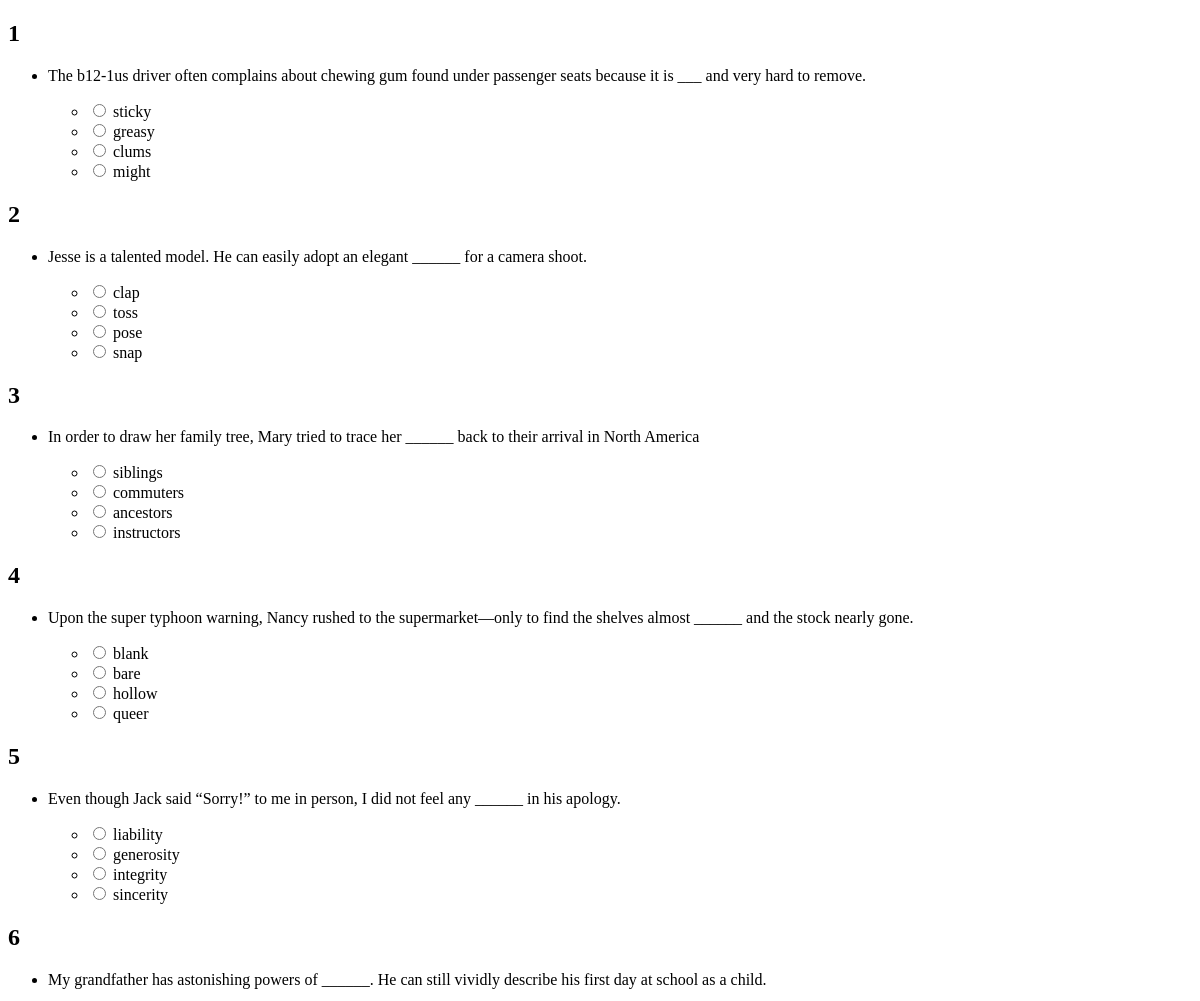
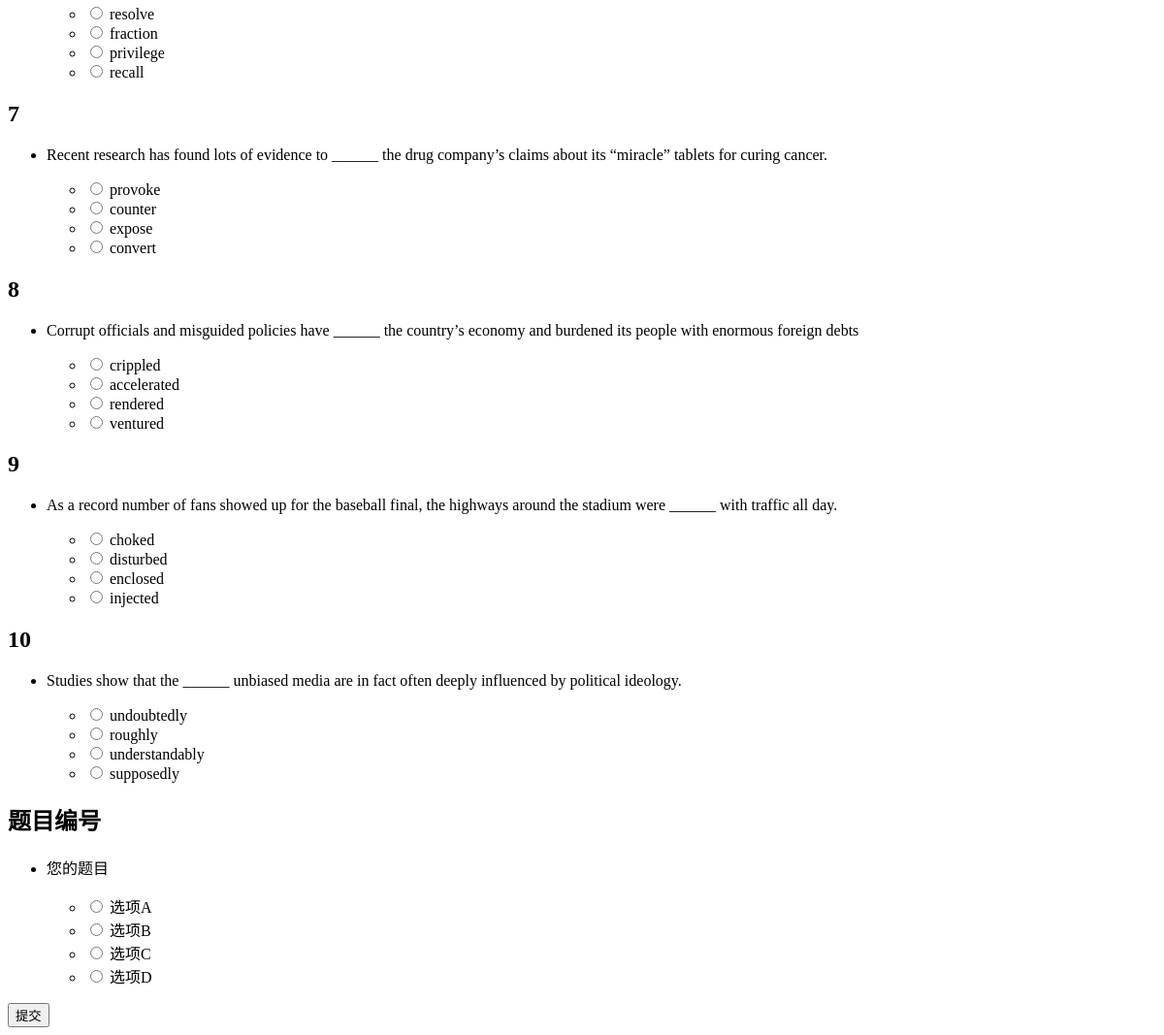
The app's page /starExam, older data (2 pictures, top to bottom).
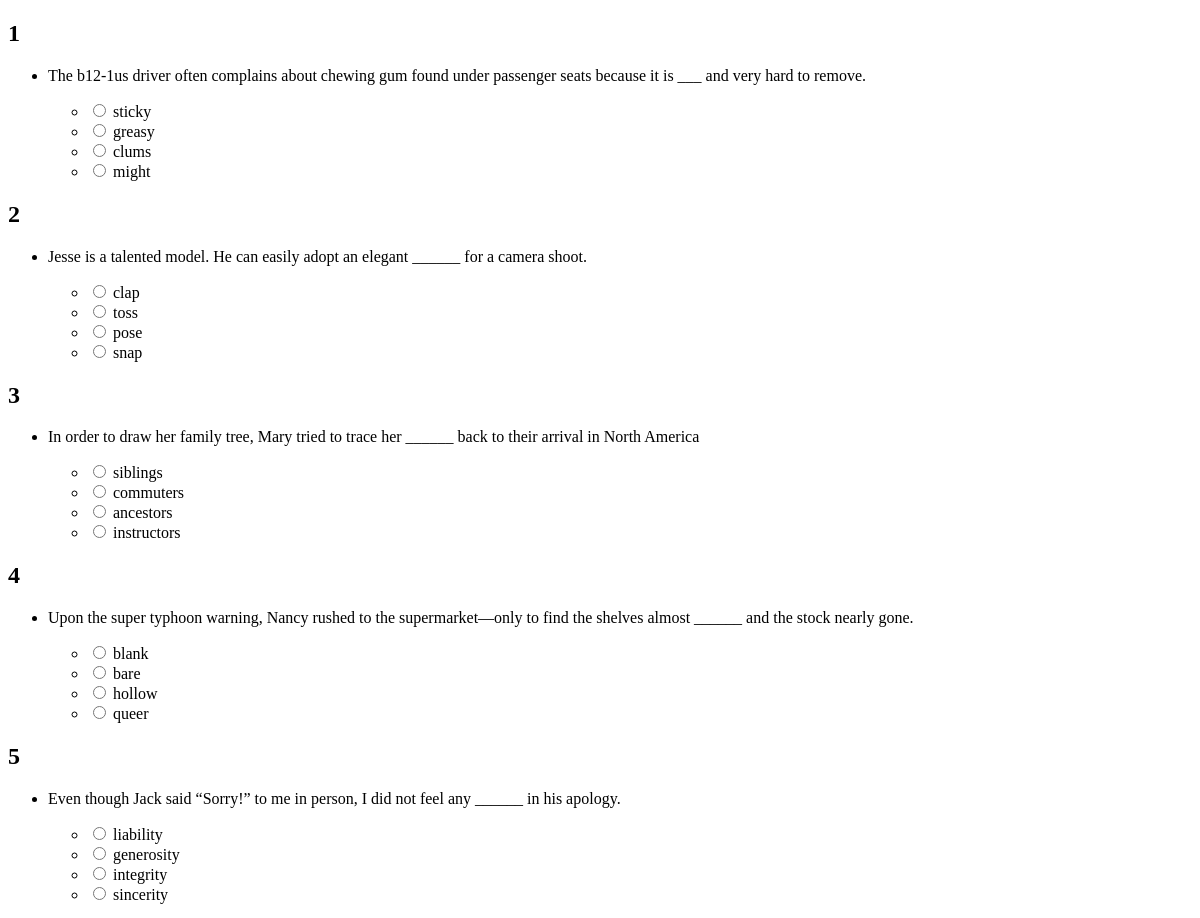
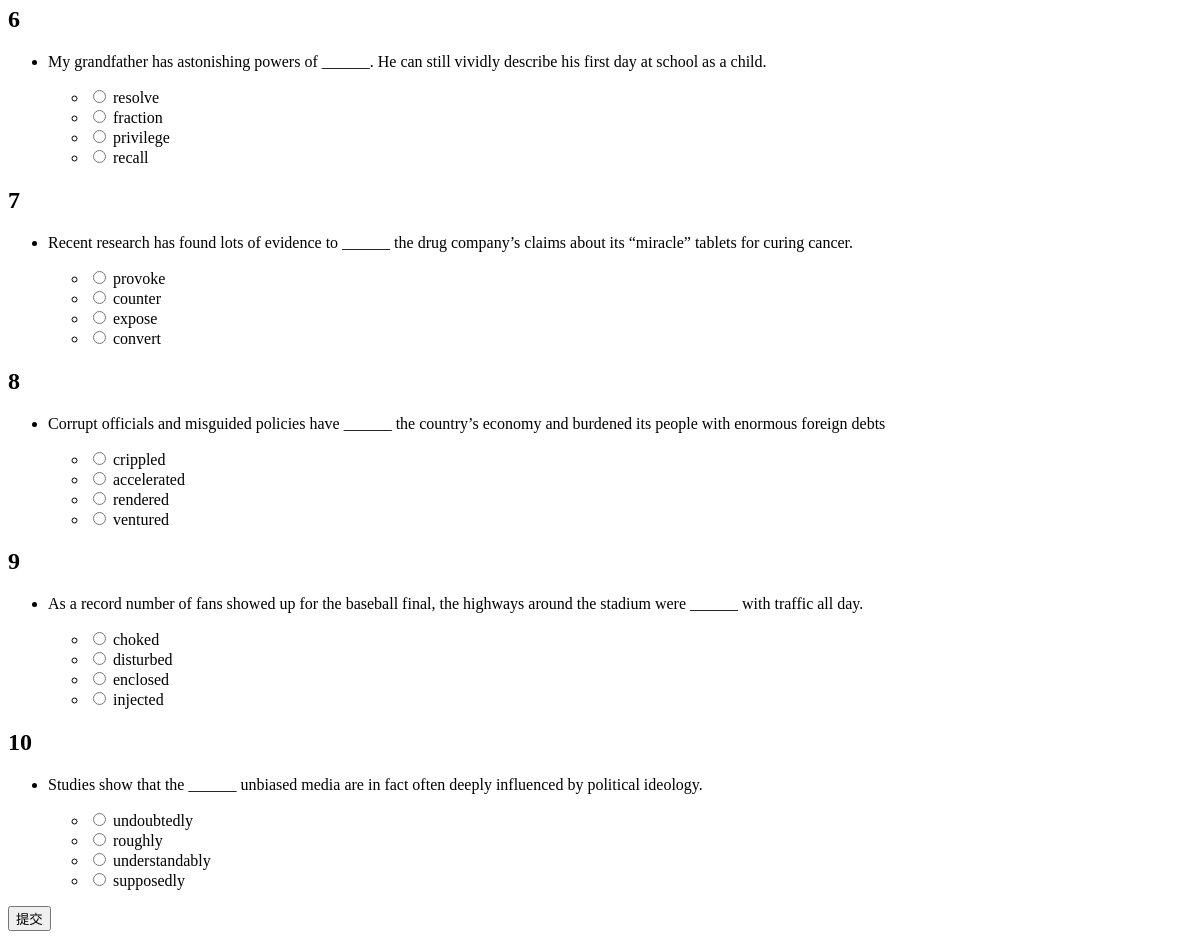
The same page, newer data (2 pictures, top to bottom).
### app01/models.py (models this page shows, shortened)
class Academic(models.Model):
    topic = models.TextField()
    optionA = models.TextField()
    optionB = models.TextField()
    optionC = models.TextField()
    optionD = models.TextField()
    answer = models.TextField()
    year = models.CharField(max_length=10)
    topic_number = models.CharField(max_length=10)

### app01/views.py (the view)
# urls.py: path('starExam',views.starExam,name='開始考試'),
def starExam(request):
    exam_papers = Academic.objects.all()
    return render(request, 'exam.html', {'exam_papers': exam_papers})

### app01/templates/exam.html (shortened to what this page needs)
<!DOCTYPE html>
<html lang="en">
<head>
</head>
<body>
    <form method="post" action="{% url 'submit_exam' %}">
        {% for academic in exam_papers %}
        <div class="paper">
            <h2>{{ academic.topic_number }}</h2>
            <ul>
                <li>
                    <p>{{ academic.topic }}</p>
                    <ul>
                        <li>
                            <input type="radio" name="paper_{{ academic.id }}" value="{{ academic.optionA }}">
                            {{ academic.optionA }}
                        </li>
                        <li>
                            <input type="radio" name="paper_{{ academic.id }}" value="{{ academic.optionB }}">
                            {{ academic.optionB }}
                        </li>
                        <li>
                            <input type="radio" name="paper_{{ academic.id }}" value="{{ academic.optionC }}">
                            {{ academic.optionC }}
                        </li>
                        <li>
                            <input type="radio" name="paper_{{ academic.id }}" value="{{ academic.optionD }}">
                            {{ academic.optionD }}
                        </li>
                    </ul>
                </li>
            </ul>
        </div>
        {% endfor %}
        <button type="submit">提交</button>
    </form>
</body>
</html>

Row changes from the older to the newer data that the page shows:
removed Academic: topic_number "题目编号", topic "您的题目", optionA "选项A", optionB "选项B", optionC "选项C", optionD "选项D"
